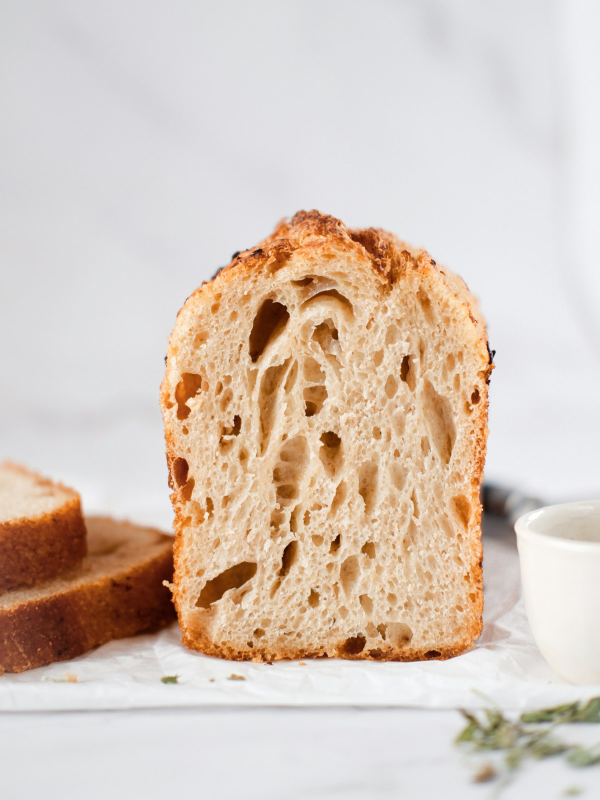
#> input picture assets/img/hero-1200.jpg, 1200 x 1600 px (shown at 1/2 size)
$ python foto.py ../../../assets/img/hero-1200.jpg ../../../assets/img/hero-1600.jpg
#> lines starting #> are read from the running program, lines starting #| are printed output that depends on the picture
"""Prepara la foto de un producto como las del catalogo.

Recorta al centro a 4:3 y deja dos JPG: <raiz>-420.jpg (420x315) y
<raiz>-840.jpg (840x630), que son los anchos que pide el CI.

Uso, desde la raiz del repo:
  python .claude/skills/nuevo-producto/foto.py foto-original.png assets/img/productos/pan-de-yuca
"""
import sys
from PIL import Image, ImageOps

origen, raiz = sys.argv[1], sys.argv[2]
img = ImageOps.exif_transpose(Image.open(origen)).convert('RGBA')
# Lo transparente va en blanco, como el papel de las demas fotos, y no en negro.
fondo = Image.new('RGBA', img.size, 'white')
#> fondo: PIL image 1200x1600 RGBA; every value is 255
img = Image.alpha_composite(fondo, img).convert('RGB')
#> img is the input picture: PIL image 1200x1600 RGB; mean R, G, B 215.3, 199.7, 188.1
for ancho in (840, 420):
    alto = ancho * 3 // 4
    ImageOps.fit(img, (ancho, alto), Image.LANCZOS).save(
        f'{raiz}-{ancho}.jpg', 'JPEG', quality=82, optimize=True, progressive=True)
    print(f'{raiz}-{ancho}.jpg listo ({ancho}x{alto})')
#> this loop made 2 passes
#> pass 1, `ImageOps.fit(img, (ancho, alto), Image.LANCZOS).save( f'{raiz}-{ancho}..`:
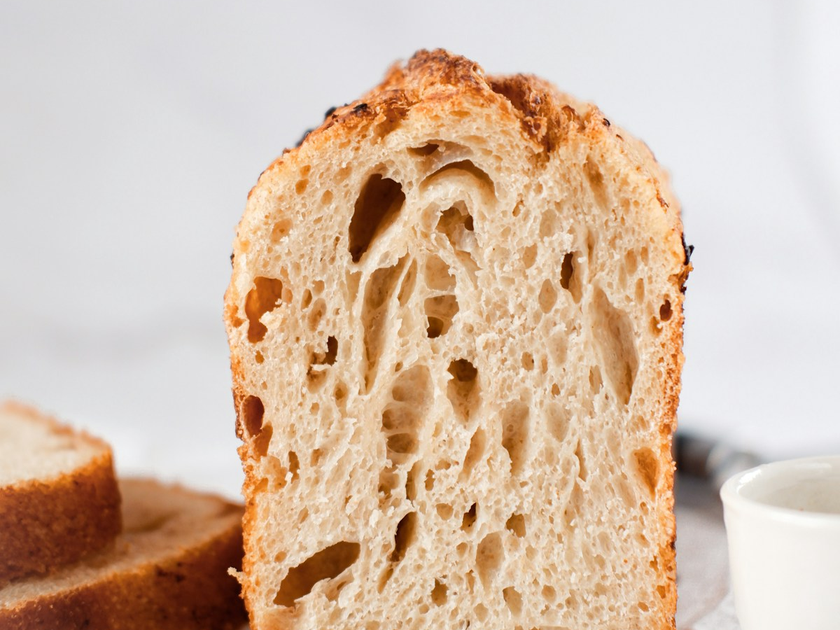
#> saved as hero-1600.jpg-840.jpg: PIL image 840x630 RGB; mean R, G, B 214.1, 189.9, 170.2
#> pass 2, `ImageOps.fit(img, (ancho, alto), Image.LANCZOS).save( f'{raiz}-{ancho}..`:
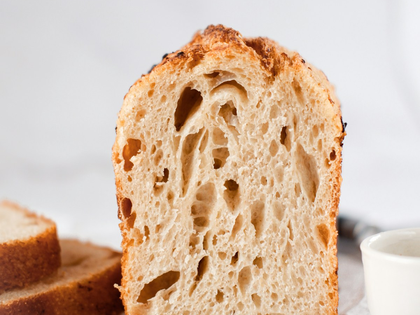
#> saved as hero-1600.jpg-420.jpg: PIL image 420x315 RGB; mean R, G, B 214.1, 189.9, 170.2
